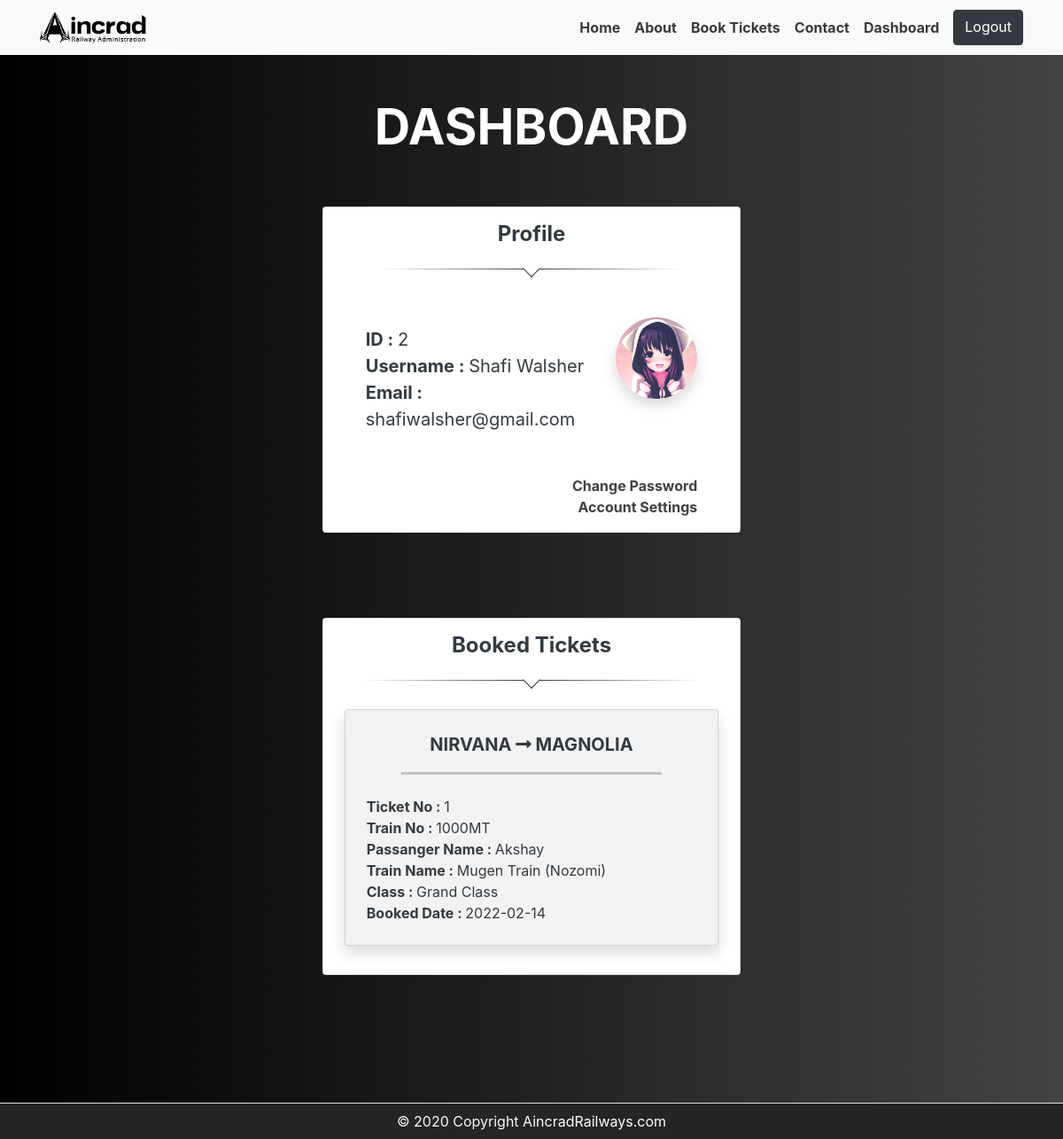
Page /dashboard (signed in) on the committed database.
### website/models.py (models this page shows)
class User(db.Model, UserMixin) :
    id = db.Column(db.Integer, primary_key=True, autoincrement=True)
    fname = db.Column(db.String(50), nullable=False)
    lname = db.Column(db.String(50), nullable=False)
    email = db.Column(db.String(100), unique=True, nullable=False)
    password = db.Column(db.String(150), nullable=False)
    tickets = db.relationship('Ticket', backref='ticket')

class Ticket(db.Model):
    id = db.Column(db.Integer, primary_key=True, autoincrement=True)
    user_name = db.Column(db.String(50), nullable=False)
    user_id =  db.Column(db.Integer, db.ForeignKey('user.id'))
    mobile = db.Column(db.Integer, nullable=False)
    train_name = db.Column(db.String(50), nullable=False)
    train_id = db.Column(db.Integer, db.ForeignKey('train.id'))
    location_s = db.Column(db.String(50), nullable=False)
    location_d = db.Column(db.String(50), nullable=False)
    train_class = db.Column(db.String(20), nullable=False)
    date = db.Column(db.Date(), nullable=False)

### website/views.py (the view)
@views.route('/dashboard')
@login_required
def dashboard():
    return render_template("dashboard.html", user = current_user,)

### website/__init__.py (called while the page is built)
def create_app():
    app = Flask(__name__)
    app.config['SECRETE_KEY'] = 'my super secret key'
    app.config['SQLALCHEMY_DATABASE_URI'] = f'sqlite:///{DB_NAME}'
    db.init_app(app)
    migrate.init_app(app, db)
    from .views import views
    from .auth import auth
    app.register_blueprint(views, url_prefix='/')
    app.register_blueprint(auth, url_prefix='/')
    from .models import User,Train,Ticket,Station,Feedback
    create_database(app)
    login_manager = LoginManager()
    login_manager.login_view = 'auth.login'
    login_manager.init_app(app)
    @login_manager.user_loader
    def load_user(id):
        return User.query.get(int (id))
    return app

### website/templates/dashboard.html (shortened to what this page needs)
{% extends "base.html" %}
{% block content %}
  <div class="contailer-lg">
      <div class="p5 p-5">
        <h1 class=" display-4 fw-bold text-center text-uppercase text-white">Dashboard</h1>
        <div class="row justify-content-center text-dark">
            <div class="card card-columns col-md-5 m-5 py-3 px-5" style="list-style:none;">
                <h4 class="fw-bold text-center">Profile</h4>
                <div class="divider div-transparent div-arrow-down my-3"></div>
                <div>
                    <div class="d-flex justify-content-between align-items-center">
                        <div class="mt-5 fs-5">
                            {% set name = user.fname+' '+user.lname %}
                            <li><span class="fw-bold">ID : </span>{% print(user.id) %}</li>
                            <li><span class="fw-bold">Username : </span>{% print(name) %}</li>
                            <li><span class="fw-bold">Email : </span>{% print(user.email) %}</li>
                        </div>
                        <div>
                            <img style="border-radius: 100%;" src="/static/assets/default-pfp.png" class="img-fluid shadow" width="100px" height="auto" >
                        </div>
                    </div>
                    <div class="text-right mt-5 fw-bold" >
                        <a style="color:rgba(0,0,0,.75);" href="">Change Password</a><br>
                        <a style="color:rgba(0,0,0,.75);" href="">Account Settings</a>
                    </div>
                </div>
            </div>
            <div class="card card-columns col-md-5 m-5 py-3 px-4">
                <h4 class="fw-bold text-center">Booked Tickets</h4>
                {% if user.tickets %}
                    <div class="divider div-transparent div-arrow-down my-3"></div>
                    {% for ticket in user.tickets%}
                        <div class="card my-3 py-4 shadow" style="list-style:none;background-color: rgba(0,0,0,.05);">
                            <p class="fs-5 fw-bold text-center text-uppercase mb-3">{% print(ticket.location_s) %} <i class="fas fa-long-arrow-alt-right"></i> {% print(ticket.location_d) %}</p>
                            <hr class="mb-4" style="width:70%; height:2px; margin:0 auto;">
                            <div class="mx-4">
                                <li><span class="fw-bold">Ticket No : </span>{% print(ticket.id )%}</li>
                                <li><span class="fw-bold">Train No : </span>{% print(ticket.train_id )%}</li>
                                <li><span class="fw-bold">Passanger Name : </span>{% print(ticket.user_name )%}</li>
                                <li><span class="fw-bold">Train Name : </span>{% print(ticket.train_name )%}</li>
                                <li><span class="fw-bold">Class : </span>{% print(ticket.train_class )%}</li>
                                <li><span class="fw-bold">Booked Date : </span>{% print(ticket.date )%}</li>
                            </div>
                        </div>
                    {% endfor %}
                {% endif %}
            </div>
        </div>
    </div>
  </div>
  {% endblock %}

### website/templates/base.html (style rules this page uses)
html { overflow: scroll; overflow-x: hidden; scroll-behavior: smooth; }
body { scroll-behavior: smooth; background: #000000; background: linear-gradient(to right, #000000, #434343); }
a { text-decoration: none; color: white; }
.divider { position: relative; margin: 30px 0; height: 1px; }
.div-transparent:before { content: ""; position: absolute; top: 0; left: 5%; right: 5%; width: 90%; height: 1px; background-image: linear-gradient(to right, transparent, rgb(48,49,51), transparent); }
.div-arrow-down:after { content: ""; position: absolute; z-index: 1; top: -7px; left: calc(50% - 7px); width: 14px; height: 14px; transform: rotate(45deg); background-color: white; border-bottom: 1px solid rgb(48,49,51); border-right: 1px solid rgb(48,49,51); }

### rows in the picture
User: id "2", email "shafiwalsher@gmail.com"
Ticket: location_s "NIRVANA", location_d "MAGNOLIA", id "1", train "1000MT", user_name "Akshay", train_name "Mugen Train (Nozomi)", train_class "Grand Class", date "2022-02-14"

### other values in the picture
{{ print(name) }} "Shafi Walsher"
